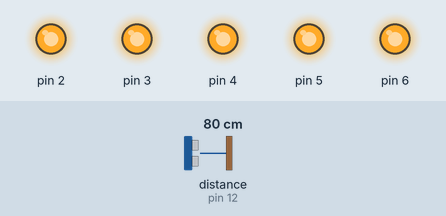
Recording of a sketch running on a simulated Arduino Uno, built with avr-gcc and run on an emulated ATmega328P. On the bench: output pins drawn as LEDs (lit = HIGH). Inputs (shaded band) come from the test bench; at power-on: distance to the obstacle (sensor on pin 12) 80 cm. The echo pulse lasts 58.3 µs per cm.

Above: at 0.05 s.
Timing chart, 0 to 3.0 s (numbered marks = the images above):
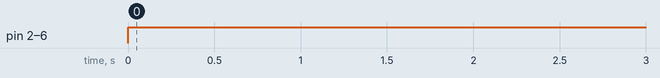

Measured:
- by itself, pin 2–5: LOW → HIGH at 0.00 s, → LOW 50.1 s later
- by itself, pin 6: repeats every 2.0 s: LOW 1.0 s, HIGH 1.0 s

The sketch:

watertank_led.ino
```cpp
#include <NewPing.h>
int i = 0; //counter
int meting = 0;
int metingen = 0;
float water_vol = 1.0;

unsigned long interval_led = 1000;
unsigned long interval_measurement = 5000;
unsigned long previousMillisMeasurement = 0;
unsigned long previousMillisLED = 0;
bool ledstate = false;

const int depth_put = 75; // diepte van de put (afstand overloop tot bodem in cm)
const int height_sensor = 00; //hoogte van sensor boven max waterlevel (cm)
const int TRIGGER_PIN =  13;  // Arduino pin tied to trigger pin on the ultrasonic sensor.
const int ECHO_PIN  = 12;  // Arduino pin tied to echo pin on the ultrasonic sensor.
const int MAX_DISTANCE = 200 ;// Maximum distance we want to ping for (in centimeters). Maximum sensor distance is rated at 400-500cm.

NewPing sonar(TRIGGER_PIN, ECHO_PIN, MAX_DISTANCE);

void setup() {
  //pinnen leds definëren
  for (int pin = 2; pin<7; pin++){
    pinMode(pin, OUTPUT);
    digitalWrite(pin, LOW);
  }
}

void loop() {
  unsigned long currentMillis = millis();
  unsigned long TimeMeasurement = currentMillis - previousMillisMeasurement;
  unsigned long TimeLed = currentMillis - previousMillisLED;

  if (TimeMeasurement >= interval_measurement){
    meting = sonar.ping_cm();

    if (meting != 0) {
      //Serial.println("meting != 0");
      metingen = metingen + meting;
      i = i + 1;
    }
    previousMillisMeasurement = millis();
  }

  if (i == 10) {
    i = 0;
    int dist = metingen/10;
    float free_space = dist - height_sensor;
    water_vol = 1.0 - (free_space/depth_put); //relatief resterend volume water
    if (water_vol < 0){
      water_vol = 0;
    }
    metingen = 0;
   }

  if (water_vol >= 0.8){
      for (int pin = 2; pin<7; pin++){
      digitalWrite(pin, HIGH);
    }
  }
  else if (water_vol < 0.8 && water_vol >= 0.6){
    digitalWrite(2, LOW);
    for (int pin = 3; pin<7; pin++){
      digitalWrite(pin, HIGH);
    }
  }
  else if (water_vol < 0.6 && water_vol >= 0.4){
    digitalWrite(2, LOW);
    digitalWrite(3, LOW);
    digitalWrite(4, HIGH);
    digitalWrite(5, HIGH);
    digitalWrite(6, HIGH);
  }
  else if (water_vol < 0.4 && water_vol >= 0.2){
    digitalWrite(2, LOW);
    digitalWrite(3, LOW);
    digitalWrite(4, LOW);
    digitalWrite(5, HIGH);
    digitalWrite(6, HIGH);
  }
  else if (water_vol < 0.2 && water_vol >= 0.1){
    for (int pin = 2; pin<6; pin++){
          digitalWrite(pin, LOW);
        }
    digitalWrite(6, HIGH);
  }
  else if (water_vol < 0.1){
    if (TimeLed >= interval_led){
      for (int pin = 2; pin<6; pin++){
            digitalWrite(pin, LOW);
          }
      ledstate = ! ledstate;
      digitalWrite(6, ledstate);
      previousMillisLED = millis();
    }
  }
 }
```
